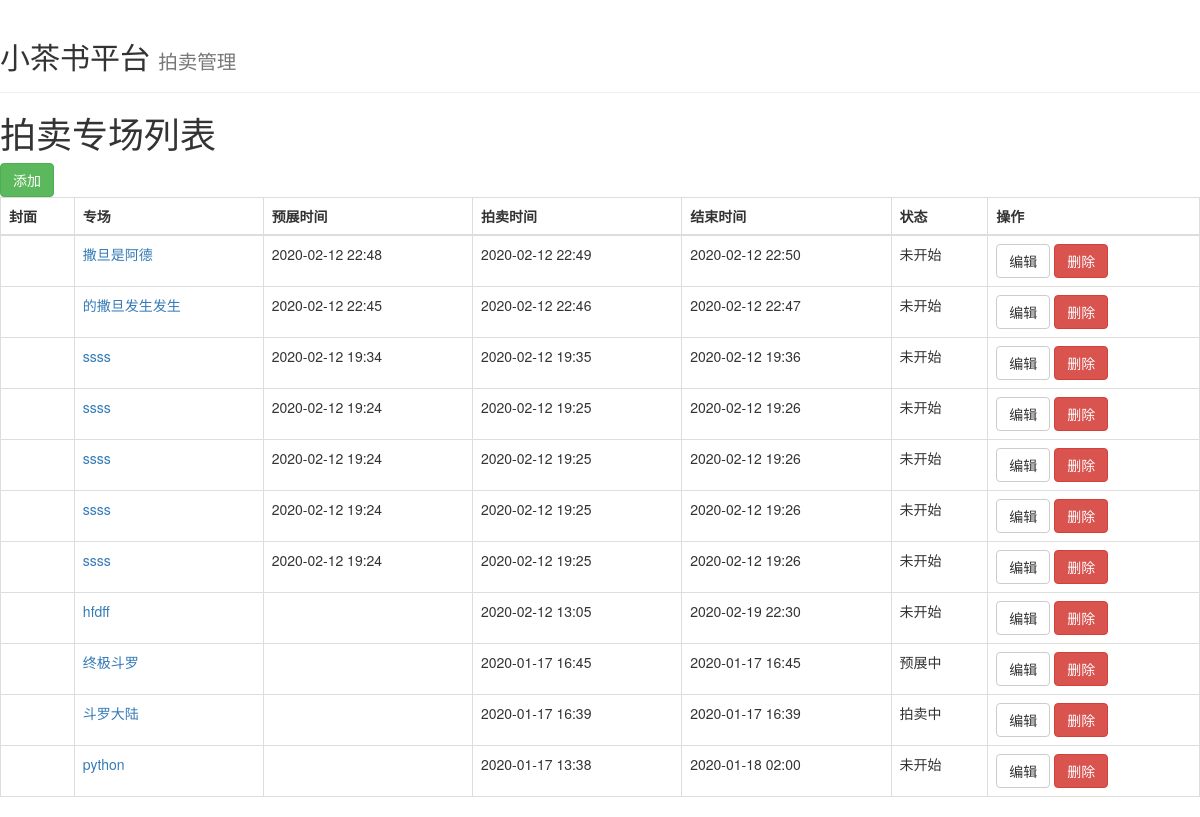
Before: /web/SaleCategory/list/ with the older database file.
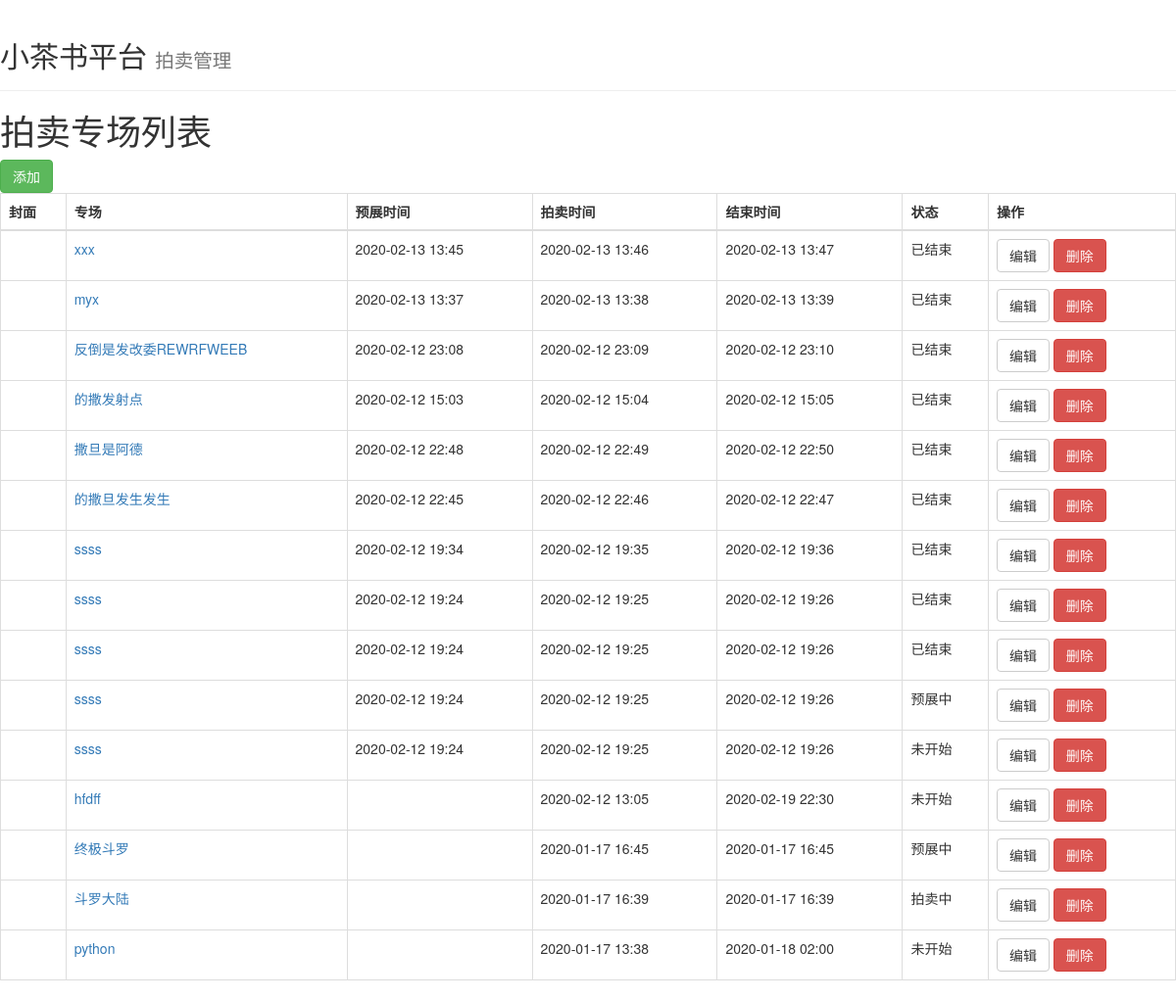
After: the same page with the newer database file.
### sale/models.py (models this page shows, shortened)
class SaleCategory(models.Model):
    image_url = models.FileField(verbose_name="专场首页图片", max_length=256)
    video_url = models.CharField(verbose_name="专场首页视频", max_length=256, null=True, blank=True)
    title = models.CharField(verbose_name="专场标题", max_length=64)
    status_choice = (
        (1, "未开始"),
        (2, "预展中"),
        (3, "拍卖中"),
        (4, "已结束"),
    )
    status = models.IntegerField(verbose_name="状态", choices=status_choice, default=1)
    preview_start_time = models.DateTimeField(verbose_name="预展时间", null=True, blank=True)
    start_time = models.DateTimeField(verbose_name="开始时间")
    end_time = models.DateTimeField(verbose_name="结束时间")
    cash_deposit = models.PositiveIntegerField(verbose_name="全场保证金", default=10000)
    commodity_count = models.PositiveIntegerField(verbose_name="拍品数量", default=0)
    bid_count = models.PositiveIntegerField(verbose_name="出价次数", default=0)
    onlook_count = models.PositiveIntegerField(verbose_name="围观次数", default=0)
    trading_volume = models.PositiveIntegerField(verbose_name="成交金额", default=0)
    class Meta:
        verbose_name_plural = "拍卖专场"

### web/views/SaleCategory/SaleCategory_show.py (the view)
# urls.py: url(r"^auction/list/(?P<salecategory_id>\d+)/$",auction_item_show.show,name="auction_item_list"),
def show(request):
    salecategory_objs = models.SaleCategory.objects.all().order_by('-id')
    return render(request, 'web/SaleCategory_show.html', {"salecategory_objs": salecategory_objs})

### web/templates/web/SaleCategory_show.html (shortened to what this page needs)
{% extends 'layout.html' %}
{% block content %}
    <h1>拍卖专场列表</h1>
    <a class="btn btn-success" href="{% url 'web:SaleCategory_add' %}">添加</a>
    <table class="table table-hover table-bordered ">
        <thead>
        <th>封面</th>
        <th>专场</th>
        <th>预展时间</th>
        <th>拍卖时间</th>
        <th>结束时间</th>
        <th>状态</th>
        <th>操作</th>
        </thead>
        <tbody>
        {% for obj in salecategory_objs %}
            <tr>
                <td class="center">
                </td>
                <td class="center"><a href="{% url 'web:auction_item_list' salecategory_id=obj.id %}">{{ obj.title }}</a></td>
                <td>{{ obj.preview_start_time|date:"Y-m-d H:i" }}</td>
                <td>{{ obj.start_time|date:"Y-m-d H:i" }}</td>
                <td>{{ obj.end_time|date:"Y-m-d H:i"  }}</td>
                 <td>{{ obj.get_status_display }}</td>
                <td>
                    <a class="btn btn-default" href="{% url 'web:SaleCategory_editor' obj.id %}">编辑</a>
                    <a class="btn btn-danger" onclick="removeRow(this,'{% url 'web:SaleCategory_del' obj.id %}')">删除</a>
                </td>
            </tr>
        {% endfor %}
        </tbody>
    </table>
{% endblock %}

### web/templates/layout.html (shortened to what this page needs)
{% load static %}
<!DOCTYPE html>
<html lang="en">
<head>
    <link rel="stylesheet" href="{% static 'bootstrap-3.3.7-dist/css/bootstrap.min.css' %}">
    <link rel="stylesheet" href="{% static 'css/bootstrap-datetimepicker.min.css' %}">
</head>
<body>
<div class="page-header">
  <h2>小茶书平台 <small>拍卖管理</small></h2>
</div>
{% block content %}
{% endblock %}
</body>
</html>

Changed rows visible on the page:
added SaleCategory: title "xxx", preview_start_time "2020-02-13 13:45", start_time "2020-02-13 13:46", end_time "2020-02-13 13:47", status "已结束"
added SaleCategory: title "myx", preview_start_time "2020-02-13 13:37", start_time "2020-02-13 13:38", end_time "2020-02-13 13:39", status "已结束"
added SaleCategory: title "反倒是发改委REWRFWEEB", preview_start_time "2020-02-12 23:08", start_time "2020-02-12 23:09", end_time "2020-02-12 23:10", status "已结束"
added SaleCategory: title "的撒发射点", preview_start_time "2020-02-12 15:03", start_time "2020-02-12 15:04", end_time "2020-02-12 15:05", status "已结束"
changed SaleCategory "撒旦是阿德": status "未开始" → "已结束"
changed SaleCategory "的撒旦发生发生": status "未开始" → "已结束"
changed SaleCategory (number 7 of 15 on the later page): status "未开始" → "已结束"
changed SaleCategory (number 8 of 15 on the later page): status "未开始" → "已结束"
changed SaleCategory (number 9 of 15 on the later page): status "未开始" → "已结束"
changed SaleCategory (number 10 of 15 on the later page): status "未开始" → "预展中"
